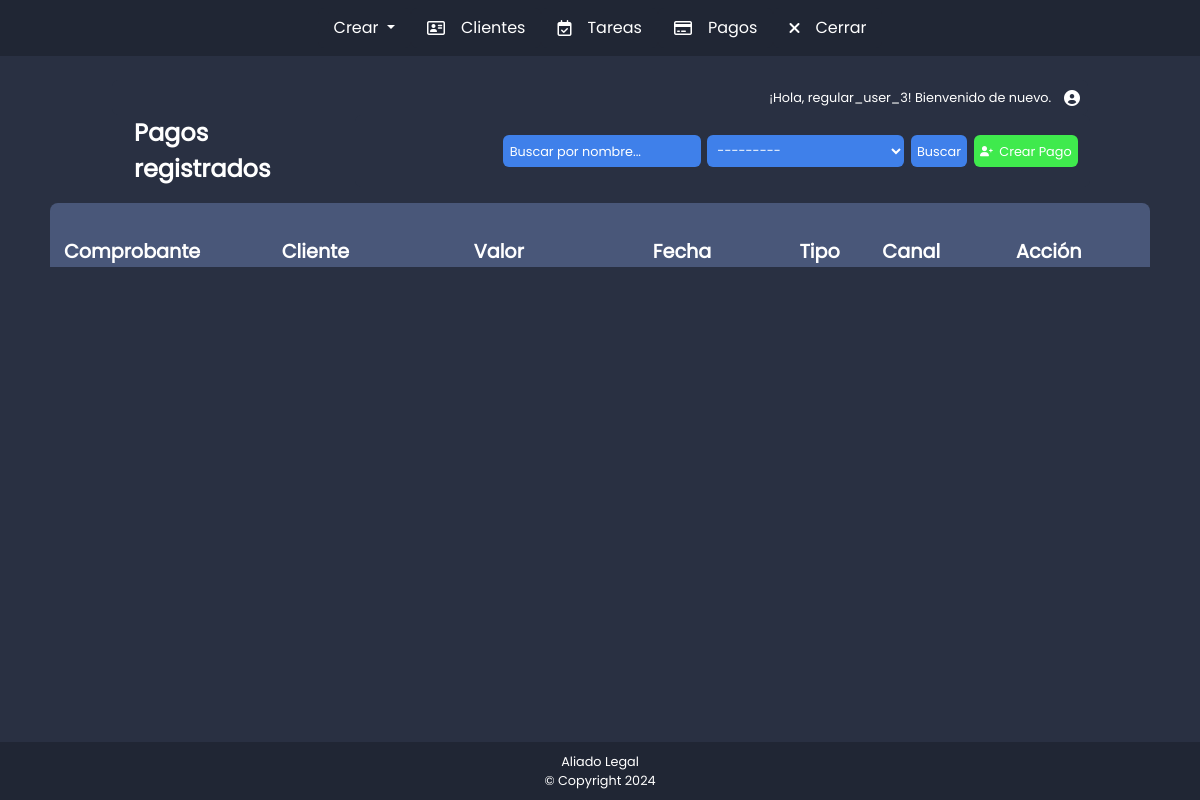
The app's page /pagos/pagos (signed in), older data.
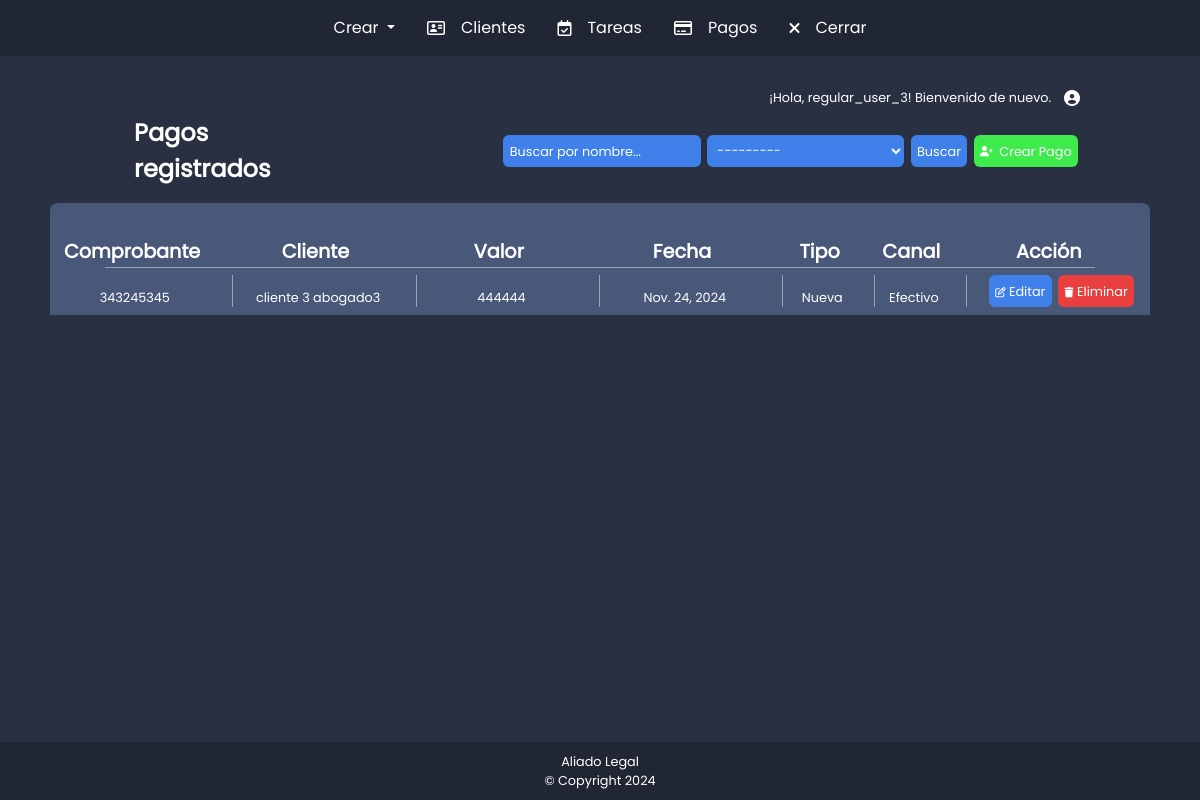
The same page, newer data.
### payments/models.py (models this page shows, shortened)
class Payments(models.Model):
    comprobante = models.IntegerField()  # comprobante
    cliente = models.ForeignKey(Cliente, related_name='paymets', on_delete=models.CASCADE)
    valor_pago = models.IntegerField()  # Valor del pago en número entero
    fecha_pago = models.DateField()  # Fecha del pago
    TIPO_VENTA_CHOICES = [
        ('mini', 'Mini'),
        ('nueva', 'Nueva'),
        ('cuota', 'Cuota'),
    ]
    tipo_venta = models.CharField(max_length=5, choices=TIPO_VENTA_CHOICES)
    CANAL_PAGO_CHOICES = [
        ('nequi', 'Nequi'),
        ('efectivo', 'Efectivo'),
        ('transferencia', 'Transferencia Bancaria'),
    ]
    canal_pago = models.CharField(max_length=15, choices=CANAL_PAGO_CHOICES)

### clients/models.py (models this page shows, shortened)
class Cliente(models.Model):
    nombres = models.CharField(max_length=255)
    telefono = models.CharField(max_length=15)
    abogado = models.ForeignKey(User, related_name='clientes', on_delete=models.CASCADE)

### payments/views.py (the view)
# urls.py: path('pagos', views.listar_pagos, name='listar_pagos'),
@login_required
def listar_pagos(request):
    if request.user.groups.filter(name='Moderador').exists():
        pagos = Payments.objects.all()
        es_moderador = True
    else:
        clientes_abogado = Cliente.objects.filter(abogado=request.user)
        pagos = Payments.objects.filter(cliente__in=clientes_abogado)
        es_moderador = False
    form = PaymentSearchForm(request.GET, user=request.user)  # Asegúrate de pasar el usuario )
    if form.is_valid():
        cliente_nombre = form.cleaned_data.get('cliente_nombre')  # Filtro por nombre del cliente
        abogado = form.cleaned_data.get('abogado')  # Filtro por abogado (solo moderadores)
        if cliente_nombre:
            pagos = pagos.filter(cliente__nombres__icontains=cliente_nombre)
        if es_moderador and abogado:
            pagos = pagos.filter(cliente__abogado=abogado)
    return render(request, 'listar_pagos.html', {
        'pagos': pagos,  # Lista filtrada de pagos
        'form': form  # Formulario de búsqueda
    })

### payments/forms.py
class PaymentSearchForm(forms.Form):
    abogado = forms.ModelChoiceField(
        queryset=User.objects.none(),
        required=False,
        widget=forms.Select(attrs={
            'class': 'inputBuscarPago'
        })
    )
    cliente_nombre = forms.CharField(
        max_length=100,
        required=False,
        widget=forms.TextInput(attrs={
            'class': 'inputBuscarPago',
            'placeholder': 'Buscar por nombre...'  # Placeholder agregado
        })
    )
    def __init__(self, *args, **kwargs):
        self.user = kwargs.pop('user', None)
        super().__init__(*args, **kwargs)  # Llamar al constructor base de Form
        if self.user:
            if self.user.groups.filter(name='Moderador').exists():
                self.fields['abogado'].queryset = User.objects.filter(groups__name='Usuario Regular')
            elif self.user.groups.filter(name='Usuario Regular').exists():
                self.fields['abogado'].queryset = User.objects.filter(id=self.user.id)

### tariffing/context_processor.py (called while the page is built)
def is_moderator(request):
    if request.user.is_authenticated:
        return {'is_moderator': request.user.groups.filter(name='Moderador').exists()}
    return {'is_moderator': False}

### payments/templates/listar_pagos.html (shortened to what the changed rows need)
{% extends 'base.html' %}
{% load static %}
{% block content %}
<link rel="stylesheet" href="{% static 'listar_pagos222.css' %}">
{% if is_moderator %}
    <div class="row testteste mt-3">
        <div class="col-11">
            <div class="row tablaTitulosClientes">
                <div class="col-2 divtitulosTablasClientes">
                    <p class="titulosTabla">Abogado Asociado</p>
                </div>
                <div class="col-2 divtitulosTablasClientes">
                    <p class="titulosTabla">Comprobante</p>
                </div>
                <div class="col-2 divtitulosTablasClientes">
                    <p class="titulosTabla">Cliente</p>
                </div>
                <div class="col-1 divtitulosTablasClientes">
                    <p class="titulosTabla">Valor</p>
                </div>
                <div class="col-1 divtitulosTablasClientes">
                    <p class="titulosTabla">Fecha</p>
                </div>
                <div class="col-1 divtitulosTablasClientes">
                    <p class="titulosTabla">Tipo</p>
                </div>
                <div class="col-1 divtitulosTablasClientes">
                    <p class="titulosTabla">Canal</p>
                </div>
                <div class="col-2 divtitulosTablasClientes">
                    <p class="titulosTabla">Acción</p>
                </div>
            </div>
        </div>
    </div>
    {% for pago in pagos %}
    <div class="row testteste">
        <div class="col-11">
            <div class="row tablaDatosClientes">
                <div class="col-2 divdatosClientesT">
                    <p class="datosCliente">{{ pago.cliente.abogado.username }}</p>
                </div>
                <div class="col-2 divdatosClientesT">
                    <p class="datosCliente">{{ pago.comprobante }}</p>
                </div>
                <div class="col-2 divdatosClientesT">
                    <p class="datosCliente">{{ pago.cliente.nombres }}</p>
                </div>
                <div class="col-1 divdatosClientesT">
                    <p class="datosCliente">{{ pago.valor_pago }}</p>
                </div>
                <div class="col-1 divdatosClientesT">
                    <p class="datosCliente">{{ pago.fecha_pago }}</p>
                </div>
                <div class="col-1 divdatosClientesT ">
                    <p class="datosCliente">{{ pago.get_tipo_venta_display }}</p>
                </div>
                <div class="col-1 divdatosClientesT">
                    <p class="datosCliente">{{ pago.get_canal_pago_display }}</p>
                </div>
                <div class="col-2 divtitulosTablasClientes">
                    <a href="{% url 'payments:editar_pago' pago.id %}">
                        <button class="botonEditar">
                            <i class="fa-regular fa-pen-to-square"></i>
                            Editar
                        </button>
                    </a>
                    <a href="{% url 'payments:borrar_pago' pago.id %}">
                        <button class="botonEliminar">
                            <i class="fa-solid fa-trash"></i>
                            Eliminar
                        </button>
                    </a>
                </div>
            </div>
        </div>
    </div>
    {% endfor %}
    {% if messages %}
        <div class="messages">
            {% for message in messages %}
                <div class="alert alert-danger">{{ message }}</div>
            {% endfor %}
        </div>
    {% endif %}
{% else %}
    {% for pago in pagos %}
    <div class="row testteste">
        <div class="col-11">
            <div class="row tablaDatosClientes">
                <div class="col-2 divdatosClientesT">
                    <p class="datosCliente">{{ pago.comprobante }}</p>
                </div>
                <div class="col-2 divdatosClientesT">
                    <p class="datosCliente">{{ pago.cliente.nombres }}</p>
                </div>
                <div class="col-2 divdatosClientesT">
                    <p class="datosCliente">{{ pago.valor_pago }}</p>
                </div>
                <div class="col-2 divdatosClientesT">
                    <p class="datosCliente">{{ pago.fecha_pago }}</p>
                </div>
                <div class="col-1 divdatosClientesT ">
                    <p class="datosCliente">{{ pago.get_tipo_venta_display }}</p>
                </div>
                <div class="col-1 divdatosClientesT">
                    <p class="datosCliente">{{ pago.get_canal_pago_display }}</p>
                </div>
                <div class="col-2 divtitulosTablasClientes">
                    <a href="{% url 'payments:editar_pago' pago.id %}">
                        <button class="botonEditar">
                            <i class="fa-regular fa-pen-to-square"></i>
                            Editar
                        </button>
                    </a>
                    <a href="{% url 'payments:borrar_pago' pago.id %}">
                        <button class="botonEliminar">
                            <i class="fa-solid fa-trash"></i>
                            Eliminar
                        </button>
                    </a>
                </div>
            </div>
        </div>
    </div>
    {% endfor %}
{% endif %}
{% endblock %}

Row changes from the older to the newer data that the page shows:
added Payments: comprobante "343245345", cliente.nombres "cliente 3 abogado3", valor_pago "444444", fecha_pago "Nov. 24, 2024", tipo_venta "Nueva", canal_pago "Efectivo"
